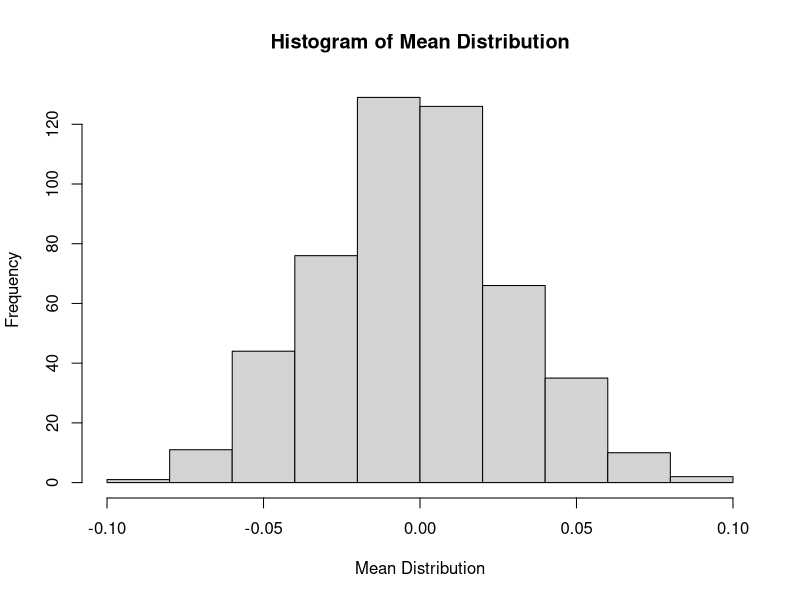
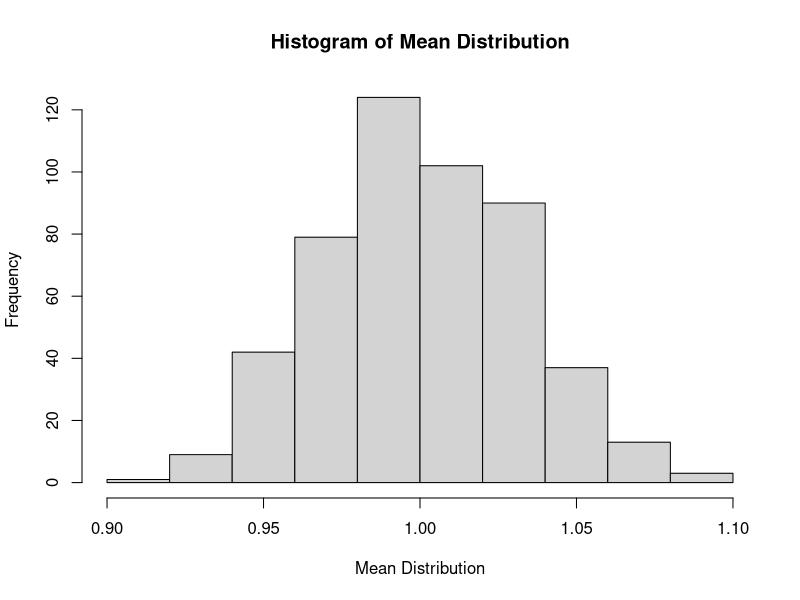
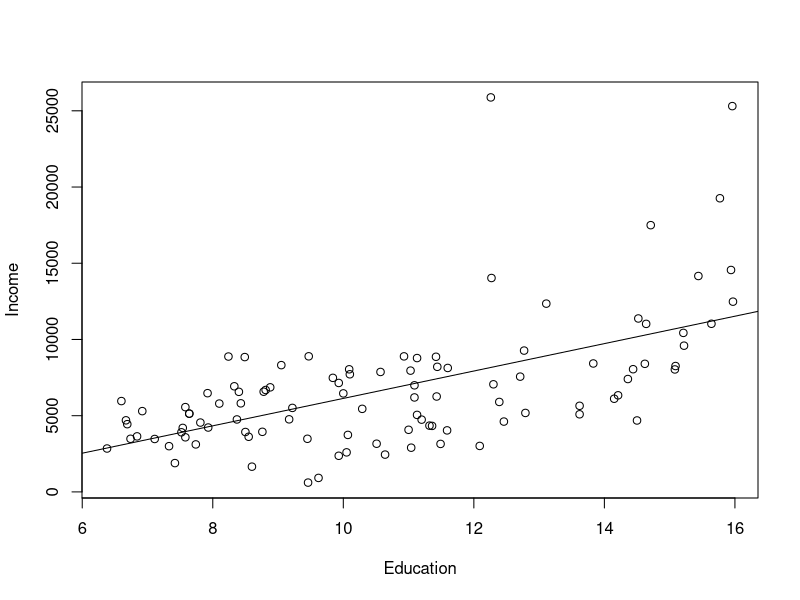

Generate these figures, in order, with R:
# HW 4 Due Monday Oct 2, 2017. 
# Upload R file to Moodle with name: HW4_490ID_41.R

# Your classID: 41

# Notice we are using the new system with your unique class ID. You should have received an email with
# your unique class ID. Please make sure that ID is the only information on your hw that identifies you. 

# Do not remove any of the comments. These are marked by #

################## Part 1: Linear Regression Concepts #######################

## These questions do not require coding but will explore some important concepts.

## "Regression" refers to the simple linear regression equation:
##    y = b0 + b1*x
## This homework will not discuss other models.

## 1. (1 pt)
## What is the interpretation of the coefficient B1? 
## (What meaning does it represent?)

## Your answer here
### B1 gives us the increase in y for every unit increase in x.

## 2. (1 pt)
## Outliers are problems for many statistical methods, but are particularly problematic
## for linear regression. Why is that? It may help to define what outlier means in this case.
## (Hint: Think of how residuals are calculated)

## Your answer here
### Outliers are data values that are very far (have a high residual) from the regression line (prediction).
### This is problematic since linear regression gives the coefficients of the line which minimizes the 
### residuals. Thus, outliers have higher errors and can "skew" the optimal line.  


## 3. (1 pt)
## How could you deal with outliers in order to improve the accuracy of your model?

## Your answer here

### It depends. If the outlier seems like an error (in data collection or recording) then one could remove it from the data.
### If that is not the case, one must be careful since it might be the case we need a better model.




############# Part 2: Sampling and Point Estimation #####################

## The following problems will use the cats dataset and explore
## the average body weight of female cats.

## Load the data by running the following code

install.packages("MASS")
library(MASS)
data(cats)

## 4. (2 pts)
## Subset the data frame to ONLY include female cats.

## Your answer here

female.cats =cats[cats$Sex == "F",]
head(female.cats)

## Use the sample function to generate a vector of 1s and 2s that is the same
## length as the subsetted data frame you just created. Use this vector to split
## the 'Bwt' variable into two vectors, Bwt1 and Bwt2.

## IMPORTANT: Make sure to run the following seed function before you run your sample
## function. Run them back to back each time you want to run the sample function to ensure 
## the same seed is used every time.

## Check: If you did this properly, you will have 24 elements in Bwt1 and 23 elements
## in Bwt2.

set.seed(676)
## Your answer here
dim(female.cats) 
fcats.idx = sample(c(1,2),47, replace = TRUE)
Bwt1 = female.cats$Bwt[fcats.idx==1]
Bwt2 = female.cats$Bwt[fcats.idx==2]

## 5. (3 pts)
## Calculate the mean and the standard deviation for each of the two
## vectors, Bwt1 and Bwt2. Use this information to create a 95% 
## confidence interval for your sample means (you can use the following formula 
## for a confidence interval: mean +/- 2 * standard deviation). 
## Compare the confidence intervals -- do they seem to agree or disagree?

## Your answer here
mean.Bwt1 = mean(Bwt1)
mean.Bwt2 = mean(Bwt2)

sd.Bwt1 = sd(Bwt1)
sd.Bwt2 = sd(Bwt2)

CI.Bwt1 = print(c(mean.Bwt1 -2*sd.Bwt1, mean.Bwt1+2*sd.Bwt1))
CI.Bwt2 = print(c(mean.Bwt2 -2*sd.Bwt2, mean.Bwt2+2*sd.Bwt2))



## 6. (4 pts)
## Draw 1000 observations from a standard normal distribution. Calculate the sample mean.
## Repeat this 500 times, storing each sample mean in a vector called mean_dist.
## Plot a histogram of mean_dist to display the distribution of your sample mean.
## How closely does your histogram resemble this normal distribution? Explain.

## Your answer here
set.seed(666)
mean_dist={}
for (i in 1:500){
obs = rnorm(1000)
mean_dist[i] =  mean(obs)
}
hist(mean_dist,xlab = "Mean Distribution", main = paste("Histogram of", "Mean Distribution"))


## 7. (3 pts)
## Write a function that implements Q6.

HW.Bootstrap=function(distn,nval,reps){
  set.seed(666)
  
  ### Your answer here
  mean_dist={}
  for (i in 1:reps){
    obs = do.call('distn',list(n=nval))
    mean_dist[i] =  mean(obs)
  }
  hist(mean_dist,xlab = "Mean Distribution", main = paste("Histogram of", "Mean Distribution"))
}

## Use the function you write to repeat the experiment in Q5 but instead of the
## normal distribution as we used above, use an exponential distribution with mean 1.
## Check your histogram and write out your findings.
## (Hint: HW.Bootstrap(rexp,n,reps))

## Your answer here
HW.Bootstrap(rexp,1000,500)

################### Part 3: More Linear Regression ######################

## This problem will use the Prestige dataset.
## Load the data by running code below
install.packages("car")
library(car)
data(Prestige)

## We will focus on this two variables:
## income: Average income of incumbents, dollars, in 1971. 
## education: Average education of occupational incumbents, years, in 1971

## Before starting this problem, we will declare a null hypthosesis that
## education has no effect on income .
## That is: H0: B1 = 0
##          HA: B1 != 0
## We will attempt to reject this hypothesis by using a linear regression


## 8. (2 pt)
## Fit a linear regression using of Prestige data using education to predict
## income, using lm(). Examine the model diagnostics using plot(). Would you 
## consider this a good model or not? Explain.

## Your answer here

model = lm(Prestige$income~Prestige$education)
plot(Prestige$education,Prestige$income,xlab = "Education",ylab = "Income")
abline(model)

## 9. (2 pts)
## Using the information from summary() on your model (the output from the lm() command), create a 
## 95% confidence interval for the coefficient of education variable 

## Your answer here
summary(model)
lower.bound = model$coefficients[2] - 2*summary(model)$coefficients[2,2]
upper.bound = model$coefficients[2] + 2*summary(model)$coefficients[2,2]
CI = print(c(lower.bound,upper.bound))

## 10. (2 pts)
## Based on the result from question 9, would you reject the null hypothesis or not?
## (Assume a significance level of 0.05). Explain.

## Your answer here
### I would reject the null hypothesis since the interval is far and does not contain zero. 
### Suggesting there is a relationship between education and income.



## 11. (1 pt)
## Assuming that the null hypothesis is true. 
## Based on your decision in the previous question, would you be committing a decision error? 
## If so, which type of error?

## Your answer here
### If we assume the null hypothesis is true, and we reject it we would have a Type I error (False Positive).


## 12. (1 pt)
## Discuss what your regression results mean in the context of the data.
## (Hint: Think back to Question 1)

## Your answer here
### From our model, we obtain that the intercept is  -2853.6  while beta1 is 898.8. 
### This means that for every year of education we should observe and increase in income
### equivalent to 898.8.








